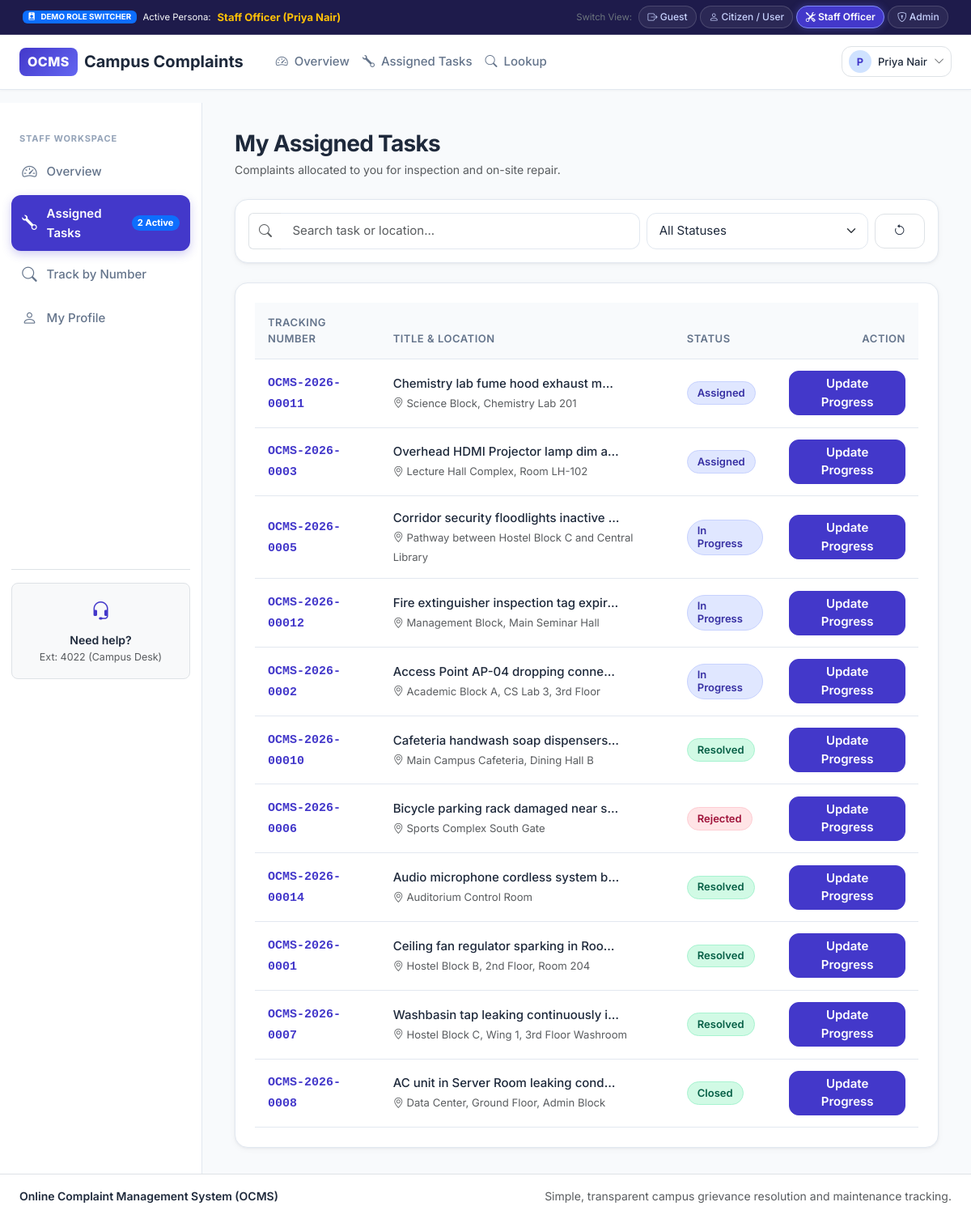
The app's page /staff/complaints (signed in) with its own data.
### app/models.py (models this page shows, shortened)
class User(UserMixin, db.Model):
    __tablename__ = 'users'
    id = db.Column(db.Integer, primary_key=True)
    name = db.Column(db.String(100), nullable=False)
    email = db.Column(db.String(120), unique=True, nullable=False, index=True)
    phone = db.Column(db.String(20), nullable=True)
    password_hash = db.Column(db.String(255), nullable=False)
    role = db.Column(db.String(20), default='user', nullable=False, index=True)  # 'user', 'staff', 'admin'
    is_active = db.Column(db.Boolean, default=True, nullable=False)
    department = db.Column(db.String(100), nullable=True)
    failed_attempts = db.Column(db.Integer, default=0, nullable=False)
    locked_until = db.Column(SliceableDateTimeType, nullable=True)
    created_at = db.Column(SliceableDateTimeType, default=datetime.utcnow, nullable=False)
    complaints = db.relationship('Complaint', foreign_keys='Complaint.user_id', backref='user', lazy=True)
    assigned_complaints = db.relationship('Complaint', foreign_keys='Complaint.assigned_to', backref='assignee', lazy=True)
    notifications = db.relationship('Notification', backref='user', lazy=True, cascade='all, delete-orphan')

class Complaint(db.Model):
    __tablename__ = 'complaints'
    id = db.Column(db.Integer, primary_key=True)
    tracking_number = db.Column(db.String(30), unique=True, nullable=False, index=True)
    user_id = db.Column(db.Integer, db.ForeignKey('users.id'), nullable=False, index=True)
    category_id = db.Column(db.Integer, db.ForeignKey('categories.id'), nullable=False)
    department_id = db.Column(db.Integer, db.ForeignKey('departments.id'), nullable=True)
    title = db.Column(db.String(200), nullable=False)
    description = db.Column(db.Text, nullable=False)
    location = db.Column(db.String(200), nullable=True)
    priority = db.Column(db.String(20), default='Medium', nullable=False)  # Low, Medium, High, Urgent
    status = db.Column(db.String(30), default='Submitted', nullable=False, index=True)
    attachment_path = db.Column(db.String(255), nullable=True)
    assigned_to = db.Column(db.Integer, db.ForeignKey('users.id'), nullable=True)
    rejection_reason = db.Column(db.Text, nullable=True)
    is_anonymous = db.Column(db.Boolean, default=False, nullable=False)
    parent_id = db.Column(db.Integer, db.ForeignKey('complaints.id'), nullable=True)
    created_at = db.Column(SliceableDateTimeType, default=datetime.utcnow, nullable=False)
    updated_at = db.Column(SliceableDateTimeType, default=datetime.utcnow, onupdate=datetime.utcnow, nullable=False)
    due_at = db.Column(SliceableDateTimeType, nullable=True)
    resolved_at = db.Column(SliceableDateTimeType, nullable=True)
    department = db.relationship('Department', backref='complaints', lazy=True)
    updates = db.relationship('ComplaintUpdate', backref='complaint', lazy=True, order_by='ComplaintUpdate.created_at.asc()', cascade='all, delete-orphan')
    feedback = db.relationship('Feedback', backref='complaint', uselist=False, lazy=True, cascade='all, delete-orphan')
    @property
    def complaint_no(self):
        return self.tracking_number
    @property
    def subject(self):
        return self.title

### app/staff/routes.py (the view, shortened to what this page needs)
@staff_bp.route('/staff/complaints')
@login_required
@staff_required
def staff_complaints():
    staff_id = current_user.id
    status_filter = request.args.get('status', 'all').strip()
    search_term = request.args.get('search', '').strip()
    if current_user.role == 'admin':
        query = Complaint.query
    else:
        query = Complaint.query.filter_by(assigned_to=staff_id)
    if status_filter and status_filter != 'all':
        query = query.filter_by(status=status_filter)
    complaints = query.order_by(Complaint.created_at.desc()).all()
    return render_template(
        'staff/complaints.html',
        is_dashboard=True,
        active_page='staff_complaints',
        complaints=complaints,
        current_status=status_filter,
        current_search=search_term
    )

### app/__init__.py (called while the page is built)
@login_manager.user_loader
def load_user(user_id):
    return db.session.get(User, int(user_id))

def smart_url_for(endpoint, **values):
    try:
        return flask_url_for(endpoint, **values)
    except Exception:
        for prefix in ['auth', 'user', 'admin', 'staff', 'main']:
            try:
                return flask_url_for(f"{prefix}.{endpoint}", **values)
            except Exception:
                pass
        return flask_url_for(endpoint, **values)

### app/models.py (called while the page is built)
    def process_result_value(self, value, dialect):
        if value is not None:
            return SliceableDateTime(
                value.year, value.month, value.day,
                value.hour, value.minute, value.second,
                value.microsecond, value.tzinfo
            )
        return value

### app/utils.py (called while the page is built)
def staff_required(f):
    @wraps(f)
    def decorated_function(*args, **kwargs):
        if not current_user.is_authenticated:
            flash("Please sign in to access the staff workspace.", "warning")
            return redirect(url_for('auth.login', next=request.url))
        if current_user.role not in ['staff', 'admin']:
            abort(403)
        return f(*args, **kwargs)
    return decorated_function

### templates/staff/complaints.html (shortened to what this page needs)
{% extends 'base.html' %}
{% block content %}
<div class="d-flex flex-wrap justify-content-between align-items-center mb-4">
  <div>
    <h2 class="fw-bold text-dark mb-1">My Assigned Tasks</h2>
    <p class="text-muted small mb-0">Complaints allocated to you for inspection and on-site repair.</p>
  </div>
</div>
<div class="ocms-card p-3 mb-4">
  <form action="{{ url_for('staff_complaints') }}" method="GET" class="row g-2 align-items-center">
    <div class="col-md-7">
      <div class="input-group">
        <span class="input-group-text bg-white border-end-0 text-muted"><i class="bi bi-search"></i></span>
        <input type="text" name="search" class="form-control border-start-0" placeholder="Search task or location..." value="{{ current_search or '' }}">
      </div>
    </div>
    <div class="col-md-4">
      <select name="status" class="form-select" onchange="this.form.submit()">
        <option value="all" {% if current_status == 'all' or not current_status %}selected{% endif %}>All Statuses</option>
      </select>
    </div>
    <div class="col-md-1 text-end">
      <a href="{{ url_for('staff_complaints') }}" class="btn btn-light border w-100"><i class="bi bi-arrow-counterclockwise"></i></a>
    </div>
  </form>
</div>
<div class="ocms-card p-4">
  {% if complaints %}
  <div class="table-responsive">
    <table class="table align-middle filterable-table">
      <thead>
        <tr>
          <th>Tracking Number</th>
          <th>Title & Location</th>
          <th>Status</th>
          <th class="text-end">Action</th>
        </tr>
      </thead>
      <tbody>
        {% for comp in complaints %}
        <tr>
          <td>
            <a href="{{ url_for('staff_complaint_detail', complaint_no=comp.complaint_no) }}" class="fw-semibold text-primary font-monospace text-decoration-none">
              {{ comp.complaint_no }}
            </a>
          </td>
          <td>
            <span class="fw-medium text-dark d-block text-truncate" style="max-width: 280px;">{{ comp.subject }}</span>
            <small class="text-muted"><i class="bi bi-geo-alt"></i> {{ comp.location }}</small>
          </td>
          <td>
            <span class="badge-status badge-{{ comp.status | lower | replace(' ', '') }}">{{ comp.status }}</span>
          </td>
          <td class="text-end">
            <a href="{{ url_for('staff_complaint_detail', complaint_no=comp.complaint_no) }}" class="btn btn-sm btn-primary py-1 px-3">
              Update Progress
            </a>
          </td>
        </tr>
        {% endfor %}
      </tbody>
    </table>
  </div>
  {% else %}
  <div class="empty-state">
    <i class="bi bi-check2-circle empty-state-icon text-success"></i>
    <h5 class="fw-bold text-dark mb-1">No assigned tasks right now</h5>
    <p class="text-muted small">You are all caught up on maintenance requests.</p>
  </div>
  {% endif %}
</div>
{% endblock %}

### templates/partials/navbar.html (shortened to what this page needs)
<nav class="navbar navbar-expand-lg ocms-navbar">
  <div class="container-fluid px-3 px-md-4">
    <a class="navbar-brand d-flex align-items-center gap-2 fw-bold text-dark text-decoration-none" href="{{ url_for('index') }}">
      <span class="brand-badge fs-6">OCMS</span>
      <span class="fs-5 d-none d-sm-inline">Campus Complaints</span>
    </a>
    <div class="collapse navbar-collapse" id="ocmsNavContent">
      <ul class="navbar-nav me-auto mb-2 mb-lg-0 ms-lg-3">
        {% if not session.get('role') %}
          <li class="nav-item">
            <a class="nav-link" href="{{ url_for('index') }}"><i class="bi bi-house me-1"></i> Home</a>
          </li>
          <li class="nav-item">
            <a class="nav-link" href="{{ url_for('index') }}#categories"><i class="bi bi-grid me-1"></i> Categories</a>
          </li>
          <li class="nav-item">
            <a class="nav-link" href="{{ url_for('track_public') }}"><i class="bi bi-search me-1"></i> Track a Complaint</a>
          </li>
        {% elif session.get('role') == 'staff' %}
          <li class="nav-item">
            <a class="nav-link" href="{{ url_for('staff_dashboard') }}"><i class="bi bi-speedometer2 me-1"></i> Overview</a>
          </li>
          <li class="nav-item">
            <a class="nav-link" href="{{ url_for('staff_complaints') }}"><i class="bi bi-wrench me-1"></i> Assigned Tasks</a>
          </li>
          <li class="nav-item">
            <a class="nav-link" href="{{ url_for('track_public') }}"><i class="bi bi-search me-1"></i> Lookup</a>
          </li>
        {% endif %}
      </ul>
      <div class="d-flex align-items-center flex-wrap gap-2">
        {% if not session.get('role') %}
          <a href="{{ url_for('submit_complaint') }}" class="btn btn-primary btn-sm px-3 shadow-sm">
            <i class="bi bi-plus-circle me-1"></i> Submit a Complaint
          </a>
          <a href="{{ url_for('login') }}" class="btn btn-light btn-sm px-3 border">
            Log In
          </a>
        {% else %}
          <div class="dropdown">
            <button class="btn btn-light btn-sm border d-flex align-items-center gap-2 py-1 px-2" type="button" data-bs-toggle="dropdown" aria-expanded="false">
              <span class="rounded-circle bg-primary-subtle text-primary d-inline-flex align-items-center justify-content-center fw-bold" style="width: 28px; height: 28px; font-size: 0.8rem;">
                {{ session.get('user_name', 'User')[:1] }}
              </span>
              <span class="fw-medium small d-none d-sm-inline">{{ session.get('user_name', 'Account') }}</span>
              <i class="bi bi-chevron-down text-muted small"></i>
            </button>
          </div>
        {% endif %}
      </div>
    </div>
  </div>
</nav>

### records on screen
User: get "Priya Nair"
Complaint: complaint_no "OCMS-2026-00011", subject "Chemistry lab fume hood exhaust m…", location "Science Block, Chemistry Lab 201", status "Assigned"
Complaint: complaint_no "OCMS-2026-0003", subject "Overhead HDMI Projector lamp dim a…", location "Lecture Hall Complex, Room LH-102", status "Assigned"
Complaint: complaint_no "OCMS-2026-0005", subject "Corridor security floodlights inactive…", location "Pathway between Hostel Block C and Central Library", status "In Progress"
Complaint: complaint_no "OCMS-2026-00012", subject "Fire extinguisher inspection tag expir…", location "Management Block, Main Seminar Hall", status "In Progress"
Complaint: complaint_no "OCMS-2026-0002", subject "Access Point AP-04 dropping conne…", location "Academic Block A, CS Lab 3, 3rd Floor", status "In Progress"
Complaint: complaint_no "OCMS-2026-00010", subject "Cafeteria handwash soap dispensers…", location "Main Campus Cafeteria, Dining Hall B", status "Resolved"
Complaint: complaint_no "OCMS-2026-0006", subject "Bicycle parking rack damaged near s…", location "Sports Complex South Gate", status "Rejected"
Complaint: complaint_no "OCMS-2026-00014", subject "Audio microphone cordless system b…", location "Auditorium Control Room", status "Resolved"
Complaint: complaint_no "OCMS-2026-0001", subject "Ceiling fan regulator sparking in Roo…", location "Hostel Block B, 2nd Floor, Room 204", status "Resolved"
Complaint: complaint_no "OCMS-2026-0007", subject "Washbasin tap leaking continuously i…", location "Hostel Block C, Wing 1, 3rd Floor Washroom", status "Resolved"
Complaint: complaint_no "OCMS-2026-0008", subject "AC unit in Server Room leaking cond…", location "Data Center, Ground Floor, Admin Block", status "Closed"

### other values on screen
{{ session.get('user_name', 'User')[:1] }} "P"
